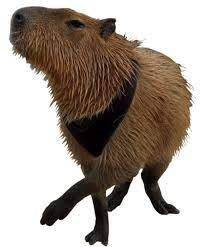
#> input picture training/capystar/0_0.jpg, 204 x 247 px
$ python -i perceptron.py   (imports and definitions only)
#> lines starting #> are read from the running program, lines starting #| are printed output that depends on the picture
import numpy as np
import cv2
import os
import re
import random

bias = 0
width, height = 800, 800
dimensions = (width, height)
zero_meaning = "capybara"
one_meaning = "star"
training_dir = "training/capystar/"
identification_dir = "testing/capystar/"

try:
	weights = np.loadtxt("weights.txt")
except OSError:
	print("Could not find saved weights, creating weights.txt.")
	weights = np.zeros((height, width))
	np.savetxt("weights.txt", weights)

# [17 lines not run here, left out]

# weighted sum of arr, with given weights. both are numpy arrays.
def weighted_sum(arr, wghts):
	weighted = arr*wghts
	return np.sum(weighted)

# categorizes scores as 0 or 1 by comparing them against the bias
# [5 lines left out: function step_function, not called in this run]

# processes image at given path
# returns numpy array of pixel values ranging from 0 (white) to 1 (black)
def img_to_array(path):

#> called with path = 'training/capystar/0_0.jpg'
	img = cv2.imread(path, cv2.IMREAD_UNCHANGED)
#> img is the input picture: shape (247, 204, 3); mean B, G, R 153.4, 162, 172.4
	img = cv2.cvtColor(img, cv2.COLOR_BGR2BGRA)
#> img: shape (247, 204, 4)

	# replace transparent with white
	trans_mask = img[:,:,3] == 0
#> trans_mask: shape (247, 204) bool; every value is 0
	img[trans_mask] = [255, 255, 255, 255]

	# greyscale, set black to 1 and white to 0
	new_img = cv2.bitwise_not(cv2.cvtColor(img, cv2.COLOR_BGR2GRAY))/255
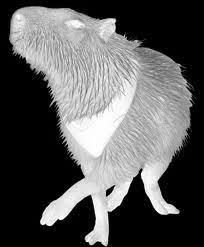
#> new_img: shape (247, 204) float64; min 0, max 1, mean 0.356

	if new_img.shape != dimensions:
		# image is incorrectly sized; resize
		new_img = cv2.resize(new_img, dimensions)
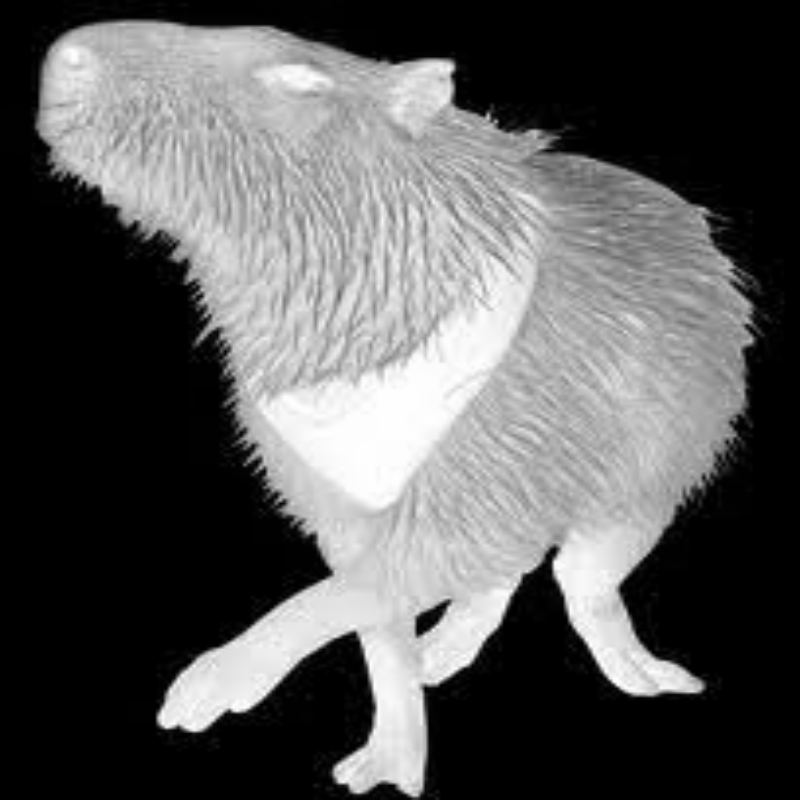
#> new_img: shape (800, 800) float64; min 0, max 1, mean 0.356

	return new_img

# trains the network with image at path
# truth represents the categorization of the image—either 0 or 1
# returns updated weights
# [42 lines left out: functions train_single, train_all, identify_single, identify_all, not called in this run]

def dump_weights(weights):
	cv2.imwrite("debug.png", (255*(weights - np.min(weights))/np.ptp(weights)).astype(int))

x = ""
# [15 lines not run here, left out]

>>> result = img_to_array('training/capystar/0_0.jpg')

$ run again, on training/capystar/0_13.jpg
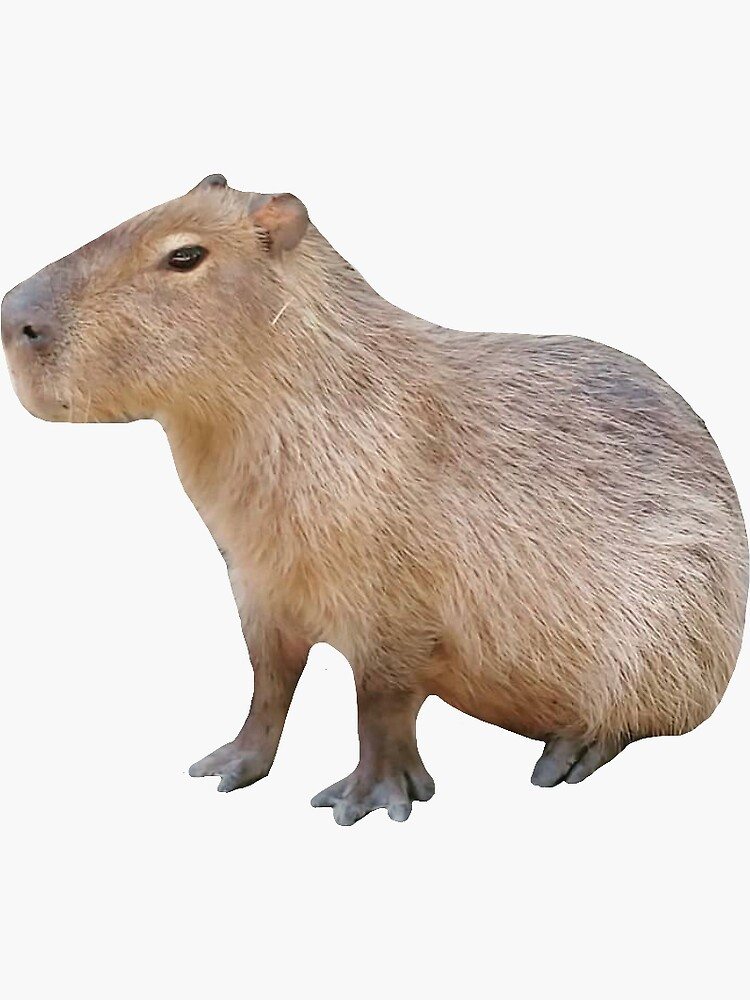
#> input picture training/capystar/0_13.jpg, 750 x 1000 px
#> in img_to_array, img is the input picture: shape (1000, 750, 3); mean B, G, R 203.6, 210.2, 219.1
#> img: shape (1000, 750, 4)
#> trans_mask: shape (1000, 750) bool; every value is 0
#> in img_to_array, `new_img = cv2.bitwise_not(cv2.cvtColor(img, cv2.COLOR_BGR2GRAY))/255`:
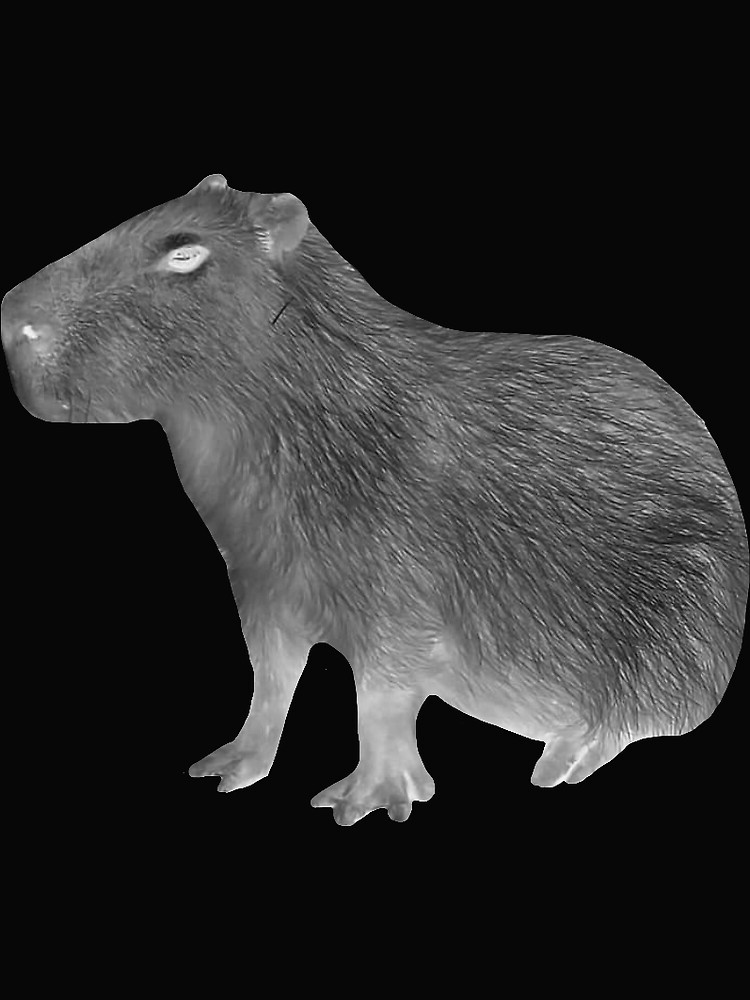
#> new_img: shape (1000, 750) float64; min 0, max 1, mean 0.168
#> in img_to_array, `new_img = cv2.resize(new_img, dimensions)`:
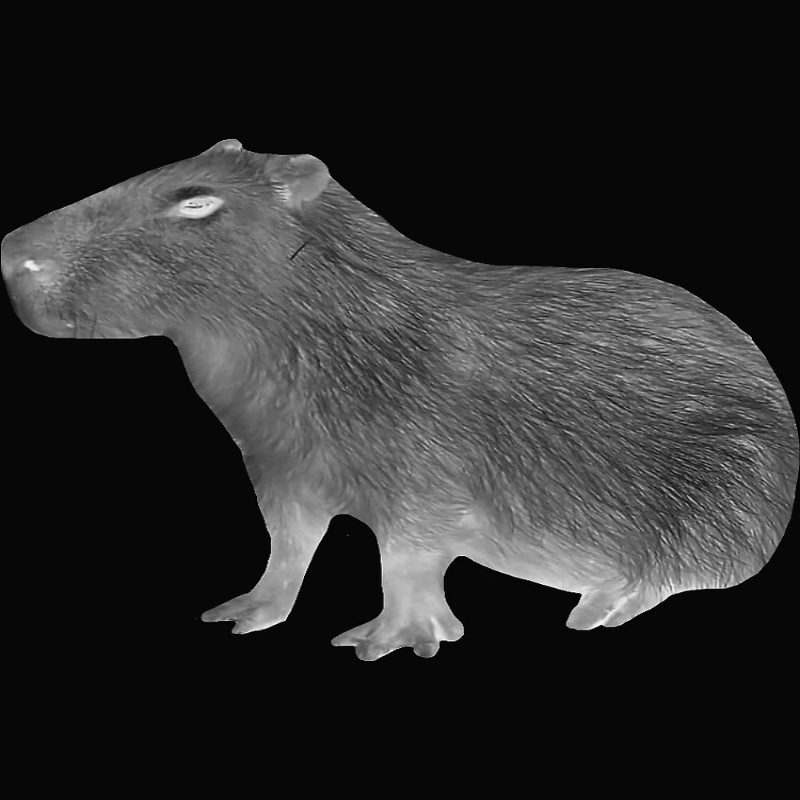
#> new_img: shape (800, 800) float64; min 0, max 0.982, mean 0.168

$ run again, on training/capystar/0_15.png
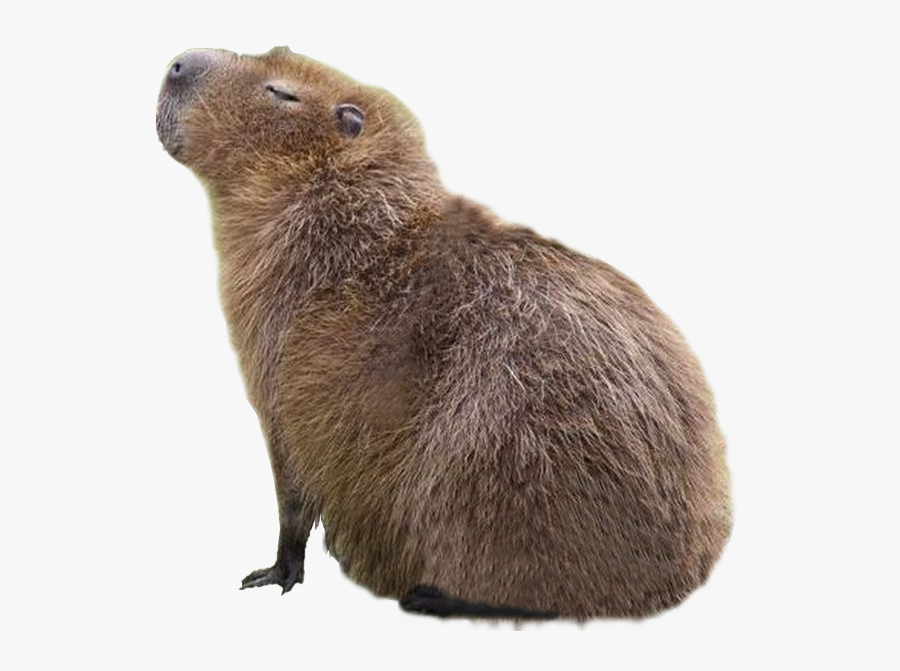
#> input picture training/capystar/0_15.png, 900 x 671 px
#> in img_to_array, img is the input picture: shape (671, 900, 4); mean B, G, R, A 189.2, 194.1, 201.7, 255
#> trans_mask: shape (671, 900) bool; every value is 0
#> in img_to_array, `new_img = cv2.bitwise_not(cv2.cvtColor(img, cv2.COLOR_BGR2GRAY))/255`:
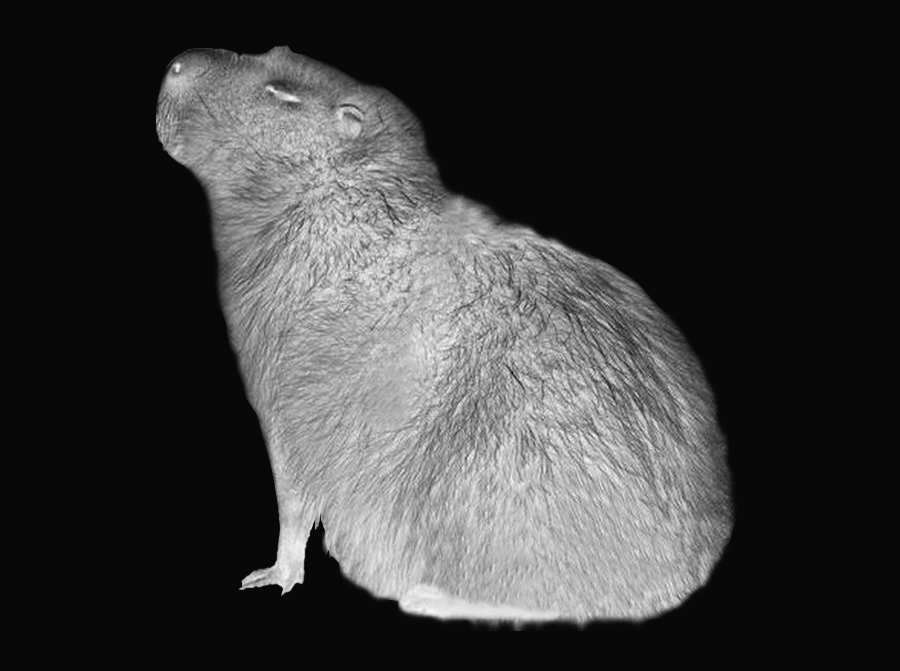
#> new_img: shape (671, 900) float64; min 0.0314, max 0.984, mean 0.232
#> in img_to_array, `new_img = cv2.resize(new_img, dimensions)`:
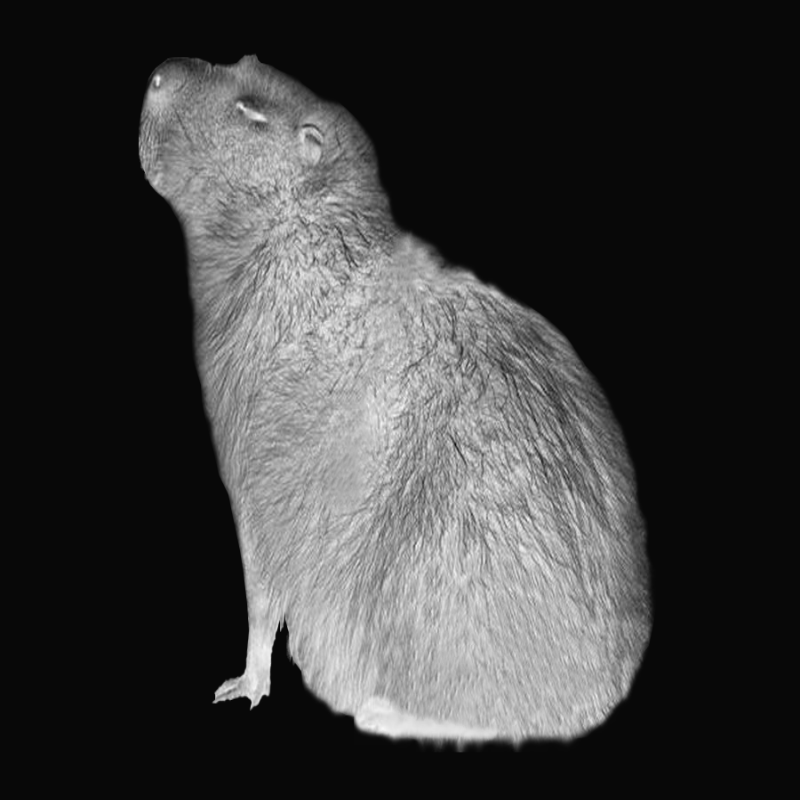
#> new_img: shape (800, 800) float64; min 0.0314, max 0.972, mean 0.232
